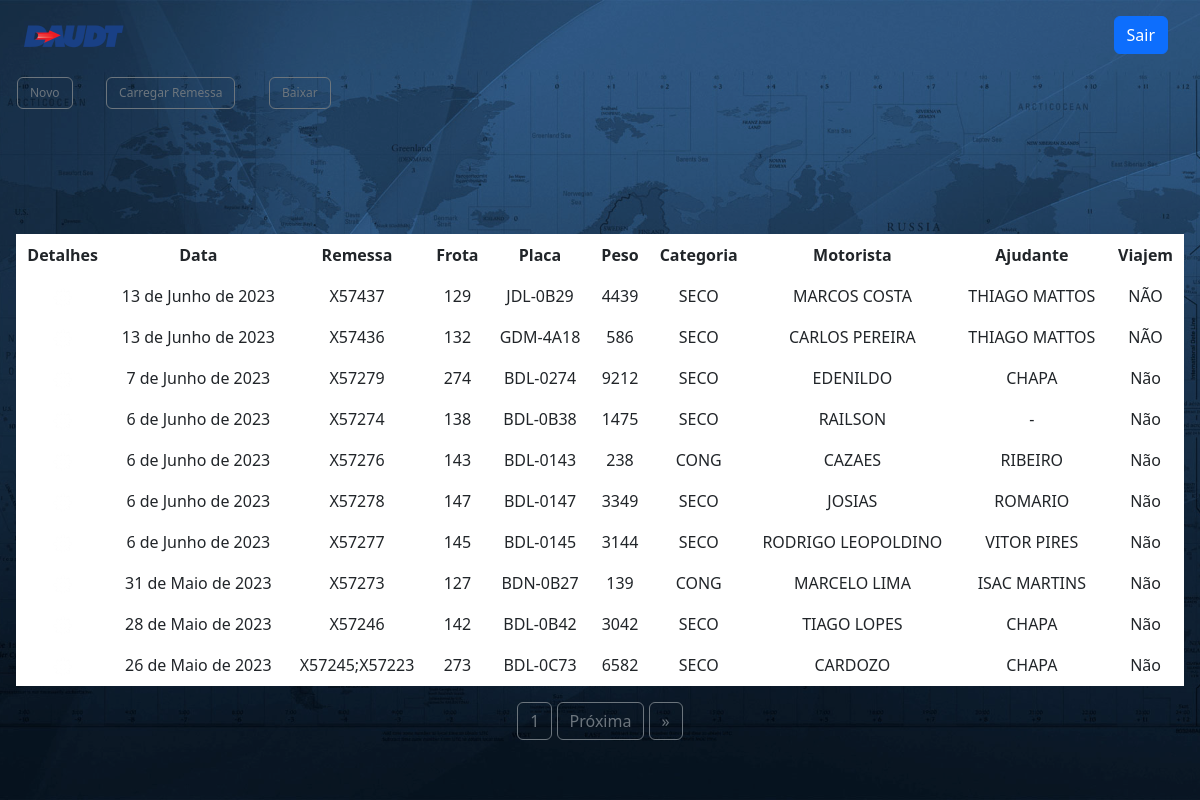
Screenshot of /homefrotas/escala/ with the database file from the repository.
### IAs/models.py (models this page shows, shortened)
class Escala(models.Model):
    data = models.DateField(default= datetime.utcnow)
    remessa = models.CharField(max_length=100)
    frota = models.IntegerField()
    placa = models.CharField(max_length=10)
    tipo_carga = models.CharField(max_length=5)
    peso = models.IntegerField()
    entregas = models.IntegerField(default=0)
    distancia = models.IntegerField(default=0)
    motorista = models.CharField(max_length=30)
    ajudante = models.CharField(max_length=30)
    viagem = models.CharField(max_length=3)
    status = models.CharField(max_length=10, default ='EM ENTREGA')
    observacao = models.CharField(max_length=100, blank=True, null=True)

### IAs/views.py (the view)
# urls.py: path('homefrotas/escala/', escala, name='escala'),
def escala(request):
    periodos = Colaboradores.objects.all()
    listas = Frota.objects.filter(status = 'DISPONÍVEL', empresa = 'IPIRANGA').all()
    escalas = Escala.objects.order_by('-data').all()
    ajudantes = Colaboradores.objects.order_by('status1', 'tempo_s').reverse().filter(status = 'DISPONÍVEL').all()
    motoristas = Colaboradores.objects.order_by('status1', 'tempo_s').reverse().all()
    paginator = Paginator(escalas, 10)
    page_number = request.GET.get('page')
    page_obj = paginator.get_page(page_number)
    remessas = Remessa.objects.filter(status = 'DISPONÍVEL')
    try:
        for i in periodos:
            if i.periodo == None or i.periodo == '':
                pass
            else:
                data = i.periodo
                data_tratada = datetime.strptime(str(data), "%Y-%m-%d").date()
                if data_tratada < date.today():
                    novo_periodo = Colaboradores.objects.filter(nome=i.nome)
                    novo_periodo.update(status='DISPONÍVEL', periodo=None)
    except:
        pass
    if request.method == 'POST':
        remessa = request.POST.get('remessa1')
        if len(remessa) > 6:
            rem = str(remessa).split(';')
            for rem1 in rem:
                add = Remessa.objects.filter(remessa = rem1).all()
                add.update(status = 'EM ROTA')
        else:
            pass
        frota = request.POST.get('frota1')
        placa = request.POST.get('placa1')
        peso = request.POST.get('peso1')
        tipo = request.POST.get('tipo1')
        motorista = request.POST.get('motorista1')
        ajudante = request.POST.get('ajudante1')
        viagem = request.POST.get('viagem1')
        entregas = request.POST.get('entregas1')
        distancia = request.POST.get('distancia1')
        obs = request.POST.get('obs')
        escala = Escala(remessa = remessa, frota = frota, placa = placa, peso = peso, tipo_carga = tipo, motorista = motorista, ajudante = ajudante, viagem = viagem, entregas = entregas, distancia = distancia, observacao = obs)
        if frota == '' or placa == '' or peso == '' or ajudante == '' or motorista == '':
            pass
        else:
            disp = Frota.objects.filter(numero = frota)
            disp.update(status = 'EM ROTA')
            mot = Colaboradores.objects.filter(nome_guerra = motorista)
            mot.update(status = 'EM ROTA')
            if ajudante == '-' or ajudante == 'CHAPA':
                pass
            else:
                aj = Colaboradores.objects.filter(nome_guerra = ajudante)
                aj.update(status = 'EM ROTA')
            rem = Remessa.objects.filter(remessa = remessa)
            rem.update(status ='EM ROTA')
            if Escala.objects.filter(remessa = remessa).exists():
                pass
            else:
                escala.save()
            return redirect('IAs:escala')
    else:
        pass
    return render(request, 'escala.html', {'listas':listas, 'escalas':escalas, 'ajudantes': ajudantes, 'motoristas':motoristas, 'remessas': remessas, 'page_obj': page_obj})

### IAs/models.py (called while the page is built)
    def __str__(self):
        return self.nome_guerra

### IAs/templates/escala.html (shortened to what this page needs)
{% extends 'base.html' %}
{% load static %}
{% block content %}
<header class="min-h-screen bg-black bg-opacity-25 bg-blend-overlay showcase justify-center bg-no-repeat bg-cover bg-center"  style="background-image: url('{% static 'image/FundoHomeFrotas.jpg' %}')">
    <div class="px-3 py-14">
    <table>
        <tbody>
            <tr>
                <th>
                    <button class="btn btn-outline-secondary" onclick="novaRemessa(1)" style="font-size: 0.75rem;">Novo</button>
                </th>
                <th style="width: 10%;">
                    <br><br><br>
                </th>
                <th>
                    <a href="{% url 'IAs:remessa' %}">
                        <button class="btn btn-outline-secondary" style="font-size: 0.75rem;">Carregar Remessa</button>
                    </a>
                </th>
                <th style="width: 10%;">
                    <br><br><br>
                </th>
                <th>
                    <a href="{% url 'IAs:downloadescala' %}">
                        <input type="button" class="btn btn-outline-secondary" style="font-size: 0.75rem;" value="Baixar">
                    </a>
                </th>
            </tr>
        </tbody>
    </table>
    </div>
    <div class="py-5 px-3">
        <table class="table table-bordered border-white text-white text-center rounded-lg" id="tab">
            <thead>
                <tr>
                    <th scope="col">Detalhes</th>
                    <th scope="col">Data</th>
                    <th scope="col">Remessa</th>
                    <th scope="col">Frota</th>
                    <th scope="col">Placa</th>
                    <th scope="col">Peso</th>
                    <th scope="col">Categoria</th>
                    <th scope="col">Motorista</th>
                    <th scope="col">Ajudante</th>
                    <th scope="col">Viajem</th>
                </tr>
            </thead>
            <tbody>
                {% for esc in page_obj %}
                <tr>
                    <td class="gridcells">
                        <a data-bs-toggle="modal" data-bs-target="#acoes" data-bs-whatever="@getbootstrap" onclick="edt('{{esc.data}}', {{esc.frota}}, '{{esc.placa}}', '{{esc.remessa}}', '{{esc.motorista}}', {{esc.peso}}, '{{esc.ajudante}}', '{{esc.viagem}}', '{{esc.tipo_carga}}', {{esc.entregas}}, {{esc.distancia}}, '{{esc.observacao}}')">
                            <img src="{%static 'image/contexto.png'%}" style="display: inline-block;">
                        </a>
                    </td>
                    <td class="gridcells">{{esc.data}}</td>
                    <td class="gridcells">{{esc.remessa}}</td>
                    <td class="gridcells">{{esc.frota}}</td>
                    <td class="gridcells">{{esc.placa}}</td>
                    <td class="gridcells">{{esc.peso}}</td>
                    <td class="gridcells">{{esc.tipo_carga}}</td>
                    <td class="gridcells">{{esc.motorista}}</td>
                    <td class="gridcells">{{esc.ajudante}}</td>
                    <td class="gridcells">{{esc.viagem}}</td>
                {% endfor %}
            </tbody>
        </table>
        <div class="pagination">
            <span class="step-links" style="margin-left:auto;margin-right:auto;text-align:center">
            <span class="current-page btn btn-outline-secondary">{{ page_obj.number}}</span>
                {% if page_obj.has_next %}
                    <a class="btn btn-outline-secondary" href="?page={{ page_obj.next_page_number }}">Próxima</a>
                    <a class="btn btn-outline-secondary" href="?page={{ page_obj.paginator.num_pages }}">&raquo;</a>
                {% endif %}
            </span>
        </div>
    </div>
</header>
{% endblock %}

### templates/base.html (shortened to what this page needs)
<!DOCTYPE html>
<html lang="pt-br">
<head>
    <link href="https://cdn.jsdelivr.net/npm/bootstrap@5.3.0-alpha3/dist/css/bootstrap.min.css" rel="stylesheet">
    <script src="https://cdn.tailwindcss.com"></script>
</head>
<body class="bg-black text-gray-100 font-primary">
    {% include 'navbar.html' %}
    {% block content %}
    {% endblock %}
</body>
</html>

### templates/navbar.html (shortened to what this page needs)
{% load static %}
<nav class="w-full flex justify-between items-center py-3 px-4 fixed z-50">
    <div class="w-4/6">
        <a href="/">
           <img src="{% static 'image/daudt.png' %}">
        </a>
    </div>
    <div class="mr-2">
        {% if user.is_authenticated or view.template_name != 'homepage.html' %}
        <a href="{% url 'IAs:logout' %}">
            <button class="btn btn-primary">
                Sair
            </button>
        </a>
        {% endif %}
    </div>
</nav>

### rows the page displays
Escala: data "13 de Junho de 2023", remessa "X57437", frota "129", placa "JDL-0B29", peso "4439", tipo_carga "SECO", motorista "MARCOS COSTA", ajudante "THIAGO MATTOS", viagem "NÃO"
Escala: data "13 de Junho de 2023", remessa "X57436", frota "132", placa "GDM-4A18", peso "586", tipo_carga "SECO", motorista "CARLOS PEREIRA", ajudante "THIAGO MATTOS", viagem "NÃO"
Escala: data "7 de Junho de 2023", remessa "X57279", frota "274", placa "BDL-0274", peso "9212", tipo_carga "SECO", motorista "EDENILDO", ajudante "CHAPA", viagem "Não"
Escala: data "6 de Junho de 2023", remessa "X57274", frota "138", placa "BDL-0B38", peso "1475", tipo_carga "SECO", motorista "RAILSON", ajudante "-", viagem "Não"
Escala: data "6 de Junho de 2023", remessa "X57276", frota "143", placa "BDL-0143", peso "238", tipo_carga "CONG", motorista "CAZAES", ajudante "RIBEIRO", viagem "Não"
Escala: data "6 de Junho de 2023", remessa "X57278", frota "147", placa "BDL-0147", peso "3349", tipo_carga "SECO", motorista "JOSIAS", ajudante "ROMARIO", viagem "Não"
Escala: data "6 de Junho de 2023", remessa "X57277", frota "145", placa "BDL-0145", peso "3144", tipo_carga "SECO", motorista "RODRIGO LEOPOLDINO", ajudante "VITOR PIRES", viagem "Não"
Escala: data "31 de Maio de 2023", remessa "X57273", frota "127", placa "BDN-0B27", peso "139", tipo_carga "CONG", motorista "MARCELO LIMA", ajudante "ISAC MARTINS", viagem "Não"
Escala: data "28 de Maio de 2023", remessa "X57246", frota "142", placa "BDL-0B42", peso "3042", tipo_carga "SECO", motorista "TIAGO LOPES", ajudante "CHAPA", viagem "Não"
Escala: data "26 de Maio de 2023", remessa "X57245;X57223", frota "273", placa "BDL-0C73", peso "6582", tipo_carga "SECO", motorista "CARDOZO", ajudante "CHAPA", viagem "Não"

### other values shown
{{ page_obj.number }} "1"
